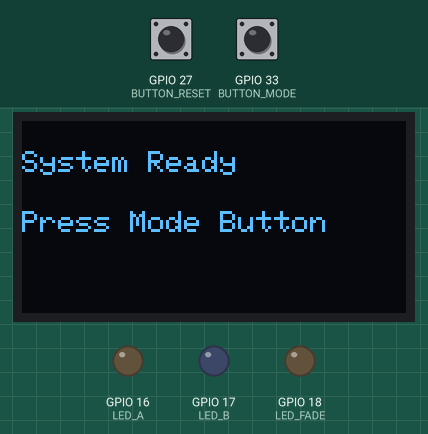
Simulated run of this program. Board: ESP32. Shown: 128×64 one-colour display, output pins drawn as LEDs (lit = HIGH). Dashed ring = blinking. The test bench sets the inputs (shaded band); at power-on: GPIO 27 (BUTTON_RESET) HIGH, GPIO 33 (BUTTON_MODE) HIGH.

Above: at 1.3 s.
1.4 s: GPIO 27 (BUTTON_RESET) pulled LOW for 0.15 s
At 3.3 s:
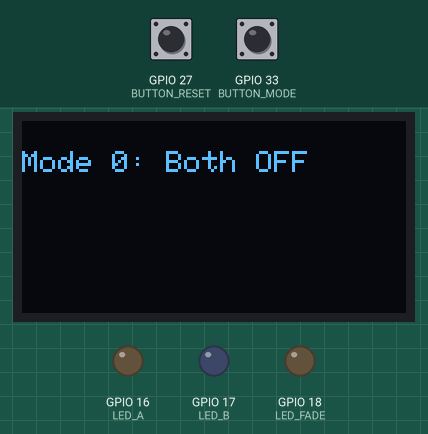
4.2 s: GPIO 33 (BUTTON_MODE) pulled LOW for 0.15 s
At 4.6 s:
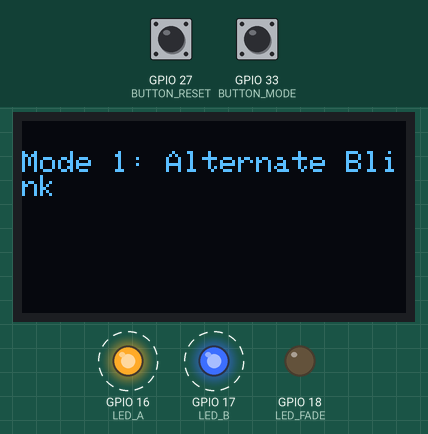
6.7 s: GPIO 33 (BUTTON_MODE) pulled LOW for 1 s
At 8.0 s:
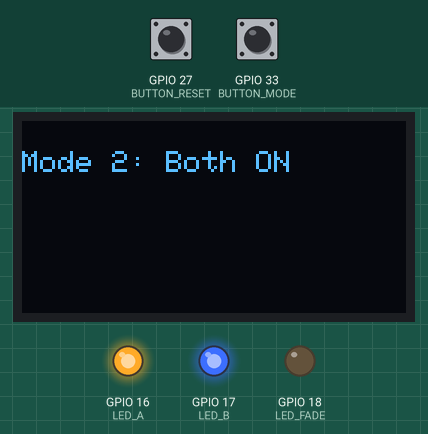
9.2 s: GPIO 33 (BUTTON_MODE) pulled LOW for 0.15 s
At 9.37 s:
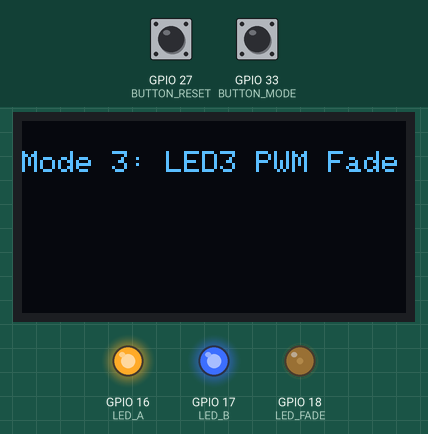
9.9 s: GPIO 27 (BUTTON_RESET) pulled LOW for 1 s
At 10.6 s:
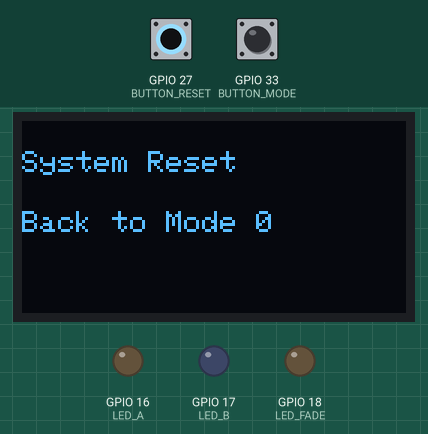
Timing chart, 0 to 12.9 s (numbered marks = the images above; inputs shaded):
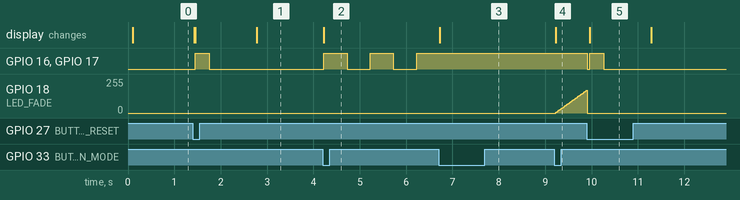

Measured:
- after the input at 1.4 s, GPIO 16 (LED_A), GPIO 17 (LED_B): LOW → HIGH after 0.05 s, → LOW 0.30 s later; the display: changes at once (image 1)
- after the input at 4.2 s, GPIO 16 (LED_A), GPIO 17 (LED_B): alternates HIGH for 0.50 s and LOW for 0.50 s, starting at once; the display: changes at once (image 2)
- after the input at 6.7 s, GPIO 16 (LED_A), GPIO 17 (LED_B): stops changing and stays HIGH; the display: changes at once (image 3)
- after the input at 9.2 s, GPIO 18 (LED_FADE): moves from 0/255 to 170/255 over 0.66 s, starting at once; the display: changes at once (image 4)
- after the input at 9.9 s, GPIO 16 (LED_A), GPIO 17 (LED_B): HIGH → LOW at once, → HIGH 0.05 s later, → LOW 0.30 s later; the display: changes after 0.06 s (image 5)

The program:

main.cpp
```cpp
//Name: Maryam Shamshad
//Reg no: 23-NTU-CS-1047
//Project: Multi-Mode LEDs with OLED Display

#include <Arduino.h>
#include <Wire.h>
#include <Adafruit_GFX.h>
#include <Adafruit_SSD1306.h>

// ===== OLED CONFIGURATION =====
#define SCREEN_WIDTH 128
#define SCREEN_HEIGHT 64
#define OLED_ADDRESS 0x3C
Adafruit_SSD1306 display(SCREEN_WIDTH, SCREEN_HEIGHT, &Wire, -1);

// ===== PIN CONFIGURATION =====
#define LED_A 16             // First LED
#define LED_B 17             // Second LED
#define LED_FADE 18          // PWM LED for fading effect
#define BUTTON_MODE 33       // Button to switch modes
#define BUTTON_RESET 27     // Button to reset to Mode 0

// ===== VARIABLES =====
volatile bool modeButtonPressed = false;
volatile bool resetButtonPressed = false;

uint8_t currentMode = 0;                     // Current operating mode (0–3)
unsigned long lastDebounceTime = 0;          // Last debounce timestamp
const unsigned long debounceDelay = 200;     // Debounce delay (milliseconds)

unsigned long previousBlinkTime = 0;         // Timer for blinking control
const unsigned long blinkInterval = 500;     // LED blink delay (milliseconds)

// PWM fading variables
int fadeValue = 0;                           // Current brightness (0–255)
int fadeDirection = 1;                       // Direction of fade (1 = up, -1 = down)


// ===== INTERRUPT HANDLERS =====
void handleModeButton() {
  unsigned long now = millis();
  if (now - lastDebounceTime > debounceDelay) {
    modeButtonPressed = true;
    lastDebounceTime = now;
  }
}

void handleResetButton() {
  unsigned long now = millis();
  if (now - lastDebounceTime > debounceDelay) {
    resetButtonPressed = true;
    lastDebounceTime = now;
  }
}


// ===== DISPLAY HELPER FUNCTION =====
void showOnOLED(const String &line1, const String &line2 = "") {
  display.clearDisplay();
  display.setTextSize(1);
  display.setTextColor(SSD1306_WHITE);
  display.setCursor(0, 10);
  display.println(line1);
  if (line2 != "") {
    display.setCursor(0, 30);
    display.println(line2);
  }
  display.display();
}


// ===== MODE FUNCTION =====
void setOperatingMode(uint8_t newMode) {
  currentMode = newMode;
  analogWrite(LED_FADE, 0); // Stop any active PWM before switching modes

  switch (currentMode) {
    case 0: // OFF mode
      digitalWrite(LED_A, LOW);
      digitalWrite(LED_B, LOW);
      showOnOLED("Mode 0: Both OFF");
      break;

    case 1: // Alternate blinking mode
      showOnOLED("Mode 1: Alternate Blink");
      break;

    case 2: // Both LEDs ON
      digitalWrite(LED_A, HIGH);
      digitalWrite(LED_B, HIGH);
      showOnOLED("Mode 2: Both ON");
      break;

    case 3: // PWM fading mode
      showOnOLED("Mode 3: LED3 PWM Fade");
      break;
  }
}


// ===== SETUP FUNCTION =====
void setup() {
  Serial.begin(115200);
  Wire.begin();

  // Initialize OLED
  if (!display.begin(SSD1306_SWITCHCAPVCC, OLED_ADDRESS)) {
    Serial.println("OLED initialization failed!");
    while (true); // Halt if display not found
  }
  display.clearDisplay();
  display.display();

  // Set pin modes
  pinMode(LED_A, OUTPUT);
  pinMode(LED_B, OUTPUT);
  pinMode(LED_FADE, OUTPUT);
  pinMode(BUTTON_MODE, INPUT_PULLUP);
  pinMode(BUTTON_RESET, INPUT_PULLUP);

  // Attach button interrupts
  attachInterrupt(digitalPinToInterrupt(BUTTON_MODE), handleModeButton, FALLING);
  attachInterrupt(digitalPinToInterrupt(BUTTON_RESET), handleResetButton, FALLING);

  // Initialize system
  setOperatingMode(0);
  showOnOLED("System Ready", "Press Mode Button");
}


// ===== MAIN LOOP =====
void loop() {
  // --- Handle button actions ---
  if (modeButtonPressed) {
    modeButtonPressed = false;
    currentMode = (currentMode + 1) % 4; // Cycle through 0–3
    setOperatingMode(currentMode);
  }

  if (resetButtonPressed) {
    resetButtonPressed = false;
    setOperatingMode(0); // Return to Mode 0

    // ===== OLED Reset Message =====
    showOnOLED("System Reset", "Back to Mode 0");

    // ===== Visual Confirmation (optional) =====
    digitalWrite(LED_A, HIGH);
    digitalWrite(LED_B, HIGH);
    delay(300);
    digitalWrite(LED_A, LOW);
    digitalWrite(LED_B, LOW);

    delay(1000); // Show reset message for 1 second
    showOnOLED("Mode 0: Both OFF"); // Restore mode display
  }

  // --- Execute current mode behavior ---
  if (currentMode == 1) { // Alternate blink
    if (millis() - previousBlinkTime >= blinkInterval) {
      previousBlinkTime = millis();
      digitalWrite(LED_A, !digitalRead(LED_A));
      digitalWrite(LED_B, !digitalRead(LED_B));
    }
  }
  else if (currentMode == 3) { // PWM fade effect
    fadeValue += fadeDirection * 5;
    if (fadeValue >= 255 || fadeValue <= 0) fadeDirection *= -1;
    analogWrite(LED_FADE, fadeValue);
    delay(20); // Smooth fading
  }
}
```
